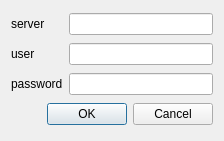
<?xml version="1.0" encoding="UTF-8"?>
<ui version="4.0">
 <class>Dialog</class>
 <widget class="QDialog" name="Dialog">
  <property name="geometry">
   <rect>
    <x>0</x>
    <y>0</y>
    <width>224</width>
    <height>141</height>
   </rect>
  </property>
  <property name="windowTitle">
   <string>Login</string>
  </property>
  <layout class="QGridLayout" name="gridLayout">
   <item row="0" column="0">
    <widget class="QLabel" name="server_Label">
     <property name="text">
      <string>server</string>
     </property>
    </widget>
   </item>
   <item row="0" column="1">
    <widget class="QLineEdit" name="server_lineEdit"/>
   </item>
   <item row="1" column="0">
    <widget class="QLabel" name="userLabel">
     <property name="text">
      <string>user</string>
     </property>
    </widget>
   </item>
   <item row="1" column="1">
    <widget class="QLineEdit" name="user_lineEdit"/>
   </item>
   <item row="2" column="0">
    <widget class="QLabel" name="password_Label">
     <property name="text">
      <string>password</string>
     </property>
    </widget>
   </item>
   <item row="2" column="1">
    <widget class="QLineEdit" name="password_lineEdit"/>
   </item>
   <item row="3" column="0" colspan="2">
    <widget class="QDialogButtonBox" name="ok_buttonBox">
     <property name="orientation">
      <enum>Qt::Horizontal</enum>
     </property>
     <property name="standardButtons">
      <set>QDialogButtonBox::Cancel|QDialogButtonBox::Ok</set>
     </property>
    </widget>
   </item>
  </layout>
 </widget>
 <resources/>
 <connections>
  <connection>
   <sender>ok_buttonBox</sender>
   <signal>accepted()</signal>
   <receiver>Dialog</receiver>
   <slot>accept()</slot>
   <hints>
    <hint type="sourcelabel">
     <x>248</x>
     <y>254</y>
    </hint>
    <hint type="destinationlabel">
     <x>157</x>
     <y>274</y>
    </hint>
   </hints>
  </connection>
  <connection>
   <sender>ok_buttonBox</sender>
   <signal>rejected()</signal>
   <receiver>Dialog</receiver>
   <slot>reject()</slot>
   <hints>
    <hint type="sourcelabel">
     <x>316</x>
     <y>260</y>
    </hint>
    <hint type="destinationlabel">
     <x>286</x>
     <y>274</y>
    </hint>
   </hints>
  </connection>
 </connections>
</ui>
